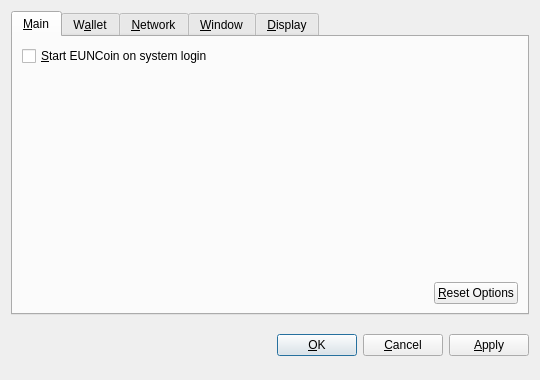
<?xml version="1.0" encoding="UTF-8"?>
<ui version="4.0">
 <class>OptionsDialog</class>
 <widget class="QDialog" name="OptionsDialog">
  <property name="geometry">
   <rect>
    <x>0</x>
    <y>0</y>
    <width>540</width>
    <height>380</height>
   </rect>
  </property>
  <property name="windowTitle">
   <string>Options</string>
  </property>
  <property name="modal">
   <bool>true</bool>
  </property>
  <layout class="QVBoxLayout" name="verticalLayout">
   <item>
    <widget class="QTabWidget" name="tabWidget">
     <property name="tabPosition">
      <enum>QTabWidget::North</enum>
     </property>
     <property name="currentIndex">
      <number>0</number>
     </property>
     <widget class="QWidget" name="tabMain">
      <attribute name="title">
       <string>&amp;Main</string>
      </attribute>
      <layout class="QVBoxLayout" name="verticalLayout_Main">
       <item>
        <widget class="QCheckBox" name="bitcoinAtStartup">
         <property name="toolTip">
          <string>Automatically start EUNCoin after logging in to the system.</string>
         </property>
         <property name="text">
          <string>&amp;Start EUNCoin on system login</string>
         </property>
        </widget>
       </item>
       <item>
        <spacer name="verticalSpacer_Main">
         <property name="orientation">
          <enum>Qt::Vertical</enum>
         </property>
         <property name="sizeHint" stdset="0">
          <size>
           <width>20</width>
           <height>40</height>
          </size>
         </property>
        </spacer>
       </item>
       <item>
        <layout class="QHBoxLayout" name="horizontalLayout_2_Main">
         <item>
          <spacer name="horizontalSpacer_2_Main">
           <property name="orientation">
            <enum>Qt::Horizontal</enum>
           </property>
           <property name="sizeHint" stdset="0">
            <size>
             <width>40</width>
             <height>20</height>
            </size>
           </property>
          </spacer>
         </item>
         <item>
          <widget class="QPushButton" name="resetButton">
           <property name="toolTip">
            <string>Reset all client options to default.</string>
           </property>
           <property name="text">
            <string>&amp;Reset Options</string>
           </property>
           <property name="autoDefault">
            <bool>false</bool>
           </property>
          </widget>
         </item>
        </layout>
       </item>
      </layout>
     </widget>
     <widget class="QWidget" name="tabWallet">
      <attribute name="title">
       <string>W&amp;allet</string>
      </attribute>
      <layout class="QVBoxLayout" name="verticalLayout_Network">
       <item>
        <widget class="QLabel" name="transactionFeeInfoLabel">
         <property name="text">
          <string>Optional transaction fee per kB that helps make sure your transactions are processed quickly. Most transactions are 1 kB.</string>
         </property>
         <property name="textFormat">
          <enum>Qt::PlainText</enum>
         </property>
         <property name="wordWrap">
          <bool>true</bool>
         </property>
        </widget>
       </item>
       <item>
        <layout class="QHBoxLayout" name="horizontalLayout_1_Main">
         <item>
          <widget class="QLabel" name="transactionFeeLabel">
           <property name="text">
            <string>Pay transaction &amp;fee</string>
           </property>
           <property name="textFormat">
            <enum>Qt::PlainText</enum>
           </property>
           <property name="buddy">
            <cstring>transactionFee</cstring>
           </property>
          </widget>
         </item>
         <item>
          <widget class="BitcoinAmountField" name="transactionFee"/>
         </item>
         <item>
          <spacer name="horizontalSpacer_1_Main">
           <property name="orientation">
            <enum>Qt::Horizontal</enum>
           </property>
           <property name="sizeHint" stdset="0">
            <size>
             <width>40</width>
             <height>20</height>
            </size>
           </property>
          </spacer>
         </item>
        </layout>
       </item>
       <item>
        <widget class="QLabel" name="label">
         <property name="text">
          <string>If you disable the spending of unconfirmed change, the change from a transaction cannot be used until that transaction has at least one confirmation. This also affects how your balance is computed.</string>
         </property>
         <property name="wordWrap">
          <bool>true</bool>
         </property>
        </widget>
       </item>
       <item>
        <widget class="QCheckBox" name="spendZeroConfChange">
         <property name="text">
          <string>Spend unconfirmed change  (experts only)</string>
         </property>
        </widget>
       </item>
       <item>
        <spacer name="verticalSpacer">
         <property name="orientation">
          <enum>Qt::Vertical</enum>
         </property>
         <property name="sizeHint" stdset="0">
          <size>
           <width>20</width>
           <height>40</height>
          </size>
         </property>
        </spacer>
       </item>
      </layout>
     </widget>
     <widget class="QWidget" name="tabNetwork">
      <attribute name="title">
       <string>&amp;Network</string>
      </attribute>
      <layout class="QVBoxLayout" name="verticalLayout_Network">
       <item>
        <widget class="QCheckBox" name="mapPortUpnp">
         <property name="toolTip">
          <string>Automatically open the EUNCoin client port on the router. This only works when your router supports UPnP and it is enabled.</string>
         </property>
         <property name="text">
          <string>Map port using &amp;UPnP</string>
         </property>
        </widget>
       </item>
       <item>
        <widget class="QCheckBox" name="connectSocks">
         <property name="toolTip">
          <string>Connect to the EUNCoin network through a SOCKS proxy (e.g. when connecting through Tor).</string>
         </property>
         <property name="text">
          <string>&amp;Connect through SOCKS proxy:</string>
         </property>
        </widget>
       </item>
       <item>
        <layout class="QHBoxLayout" name="horizontalLayout_Network">
         <item>
          <widget class="QLabel" name="proxyIpLabel">
           <property name="text">
            <string>Proxy &amp;IP:</string>
           </property>
           <property name="textFormat">
            <enum>Qt::PlainText</enum>
           </property>
           <property name="buddy">
            <cstring>proxyIp</cstring>
           </property>
          </widget>
         </item>
         <item>
          <widget class="QValidatedLineEdit" name="proxyIp">
           <property name="maximumSize">
            <size>
             <width>140</width>
             <height>16777215</height>
            </size>
           </property>
           <property name="toolTip">
            <string>IP address of the proxy (e.g. 127.0.0.1)</string>
           </property>
          </widget>
         </item>
         <item>
          <widget class="QLabel" name="proxyPortLabel">
           <property name="text">
            <string>&amp;Port:</string>
           </property>
           <property name="textFormat">
            <enum>Qt::PlainText</enum>
           </property>
           <property name="buddy">
            <cstring>proxyPort</cstring>
           </property>
          </widget>
         </item>
         <item>
          <widget class="QLineEdit" name="proxyPort">
           <property name="maximumSize">
            <size>
             <width>55</width>
             <height>16777215</height>
            </size>
           </property>
           <property name="toolTip">
            <string>Port of the proxy (e.g. 13050)</string>
           </property>
          </widget>
         </item>
         <item>
          <widget class="QLabel" name="socksVersionLabel">
           <property name="text">
            <string>SOCKS &amp;Version:</string>
           </property>
           <property name="textFormat">
            <enum>Qt::PlainText</enum>
           </property>
           <property name="buddy">
            <cstring>socksVersion</cstring>
           </property>
          </widget>
         </item>
         <item>
          <widget class="QValueComboBox" name="socksVersion">
           <property name="toolTip">
            <string>SOCKS version of the proxy (e.g. 5)</string>
           </property>
          </widget>
         </item>
         <item>
          <spacer name="horizontalSpacer_Network">
           <property name="orientation">
            <enum>Qt::Horizontal</enum>
           </property>
           <property name="sizeHint" stdset="0">
            <size>
             <width>40</width>
             <height>20</height>
            </size>
           </property>
          </spacer>
         </item>
        </layout>
       </item>
       <item>
        <spacer name="verticalSpacer_Network">
         <property name="orientation">
          <enum>Qt::Vertical</enum>
         </property>
         <property name="sizeHint" stdset="0">
          <size>
           <width>20</width>
           <height>40</height>
          </size>
         </property>
        </spacer>
       </item>
      </layout>
     </widget>
     <widget class="QWidget" name="tabWindow">
      <attribute name="title">
       <string>&amp;Window</string>
      </attribute>
      <layout class="QVBoxLayout" name="verticalLayout_Window">
       <item>
        <widget class="QCheckBox" name="minimizeToTray">
         <property name="toolTip">
          <string>Show only a tray icon after minimizing the window.</string>
         </property>
         <property name="text">
          <string>&amp;Minimize to the tray instead of the taskbar</string>
         </property>
        </widget>
       </item>
       <item>
        <widget class="QCheckBox" name="minimizeOnClose">
         <property name="toolTip">
          <string>Minimize instead of exit the application when the window is closed. When this option is enabled, the application will be closed only after selecting Quit in the menu.</string>
         </property>
         <property name="text">
          <string>M&amp;inimize on close</string>
         </property>
        </widget>
       </item>
       <item>
        <spacer name="verticalSpacer_Window">
         <property name="orientation">
          <enum>Qt::Vertical</enum>
         </property>
         <property name="sizeHint" stdset="0">
          <size>
           <width>20</width>
           <height>40</height>
          </size>
         </property>
        </spacer>
       </item>
      </layout>
     </widget>
     <widget class="QWidget" name="tabDisplay">
      <attribute name="title">
       <string>&amp;Display</string>
      </attribute>
      <layout class="QVBoxLayout" name="verticalLayout_Display">
       <item>
        <layout class="QHBoxLayout" name="horizontalLayout_1_Display">
         <item>
          <widget class="QLabel" name="langLabel">
           <property name="text">
            <string>User Interface &amp;language:</string>
           </property>
           <property name="textFormat">
            <enum>Qt::PlainText</enum>
           </property>
           <property name="buddy">
            <cstring>lang</cstring>
           </property>
          </widget>
         </item>
         <item>
          <widget class="QValueComboBox" name="lang">
           <property name="toolTip">
            <string>The user interface language can be set here. This setting will take effect after restarting EUNCoin.</string>
           </property>
          </widget>
         </item>
        </layout>
       </item>
       <item>
        <layout class="QHBoxLayout" name="horizontalLayout_2_Display">
         <item>
          <widget class="QLabel" name="unitLabel">
           <property name="text">
            <string>&amp;Unit to show amounts in:</string>
           </property>
           <property name="textFormat">
            <enum>Qt::PlainText</enum>
           </property>
           <property name="buddy">
            <cstring>unit</cstring>
           </property>
          </widget>
         </item>
         <item>
          <widget class="QValueComboBox" name="unit">
           <property name="toolTip">
            <string>Choose the default subdivision unit to show in the interface and when sending coins.</string>
           </property>
          </widget>
         </item>
        </layout>
       </item>
       <item>
        <widget class="QCheckBox" name="displayAddresses">
         <property name="toolTip">
          <string>Whether to show EUNCoin addresses in the transaction list or not.</string>
         </property>
         <property name="text">
          <string>&amp;Display addresses in transaction list</string>
         </property>
        </widget>
       </item>
       <item>
        <widget class="QCheckBox" name="coinControlFeatures">
         <property name="toolTip">
          <string>Whether to show coin control features or not.</string>
         </property>
         <property name="text">
          <string>Display coin &amp;control features (experts only!)</string>
         </property>
        </widget>
       </item>
       <item>
        <spacer name="verticalSpacer_Display">
         <property name="orientation">
          <enum>Qt::Vertical</enum>
         </property>
         <property name="sizeHint" stdset="0">
          <size>
           <width>20</width>
           <height>40</height>
          </size>
         </property>
        </spacer>
       </item>
      </layout>
     </widget>
    </widget>
   </item>
   <item>
    <layout class="QHBoxLayout" name="horizontalLayout_Buttons">
     <item>
      <spacer name="horizontalSpacer_1">
       <property name="orientation">
        <enum>Qt::Horizontal</enum>
       </property>
       <property name="sizeHint" stdset="0">
        <size>
         <width>40</width>
         <height>48</height>
        </size>
       </property>
      </spacer>
     </item>
     <item>
      <widget class="QLabel" name="statusLabel">
       <property name="font">
        <font>
         <weight>75</weight>
         <bold>true</bold>
        </font>
       </property>
       <property name="text">
        <string/>
       </property>
       <property name="textFormat">
        <enum>Qt::PlainText</enum>
       </property>
       <property name="wordWrap">
        <bool>true</bool>
       </property>
      </widget>
     </item>
     <item>
      <spacer name="horizontalSpacer_2">
       <property name="orientation">
        <enum>Qt::Horizontal</enum>
       </property>
       <property name="sizeHint" stdset="0">
        <size>
         <width>40</width>
         <height>48</height>
        </size>
       </property>
      </spacer>
     </item>
     <item>
      <widget class="QPushButton" name="okButton">
       <property name="text">
        <string>&amp;OK</string>
       </property>
      </widget>
     </item>
     <item>
      <widget class="QPushButton" name="cancelButton">
       <property name="text">
        <string>&amp;Cancel</string>
       </property>
       <property name="autoDefault">
        <bool>false</bool>
       </property>
      </widget>
     </item>
     <item>
      <widget class="QPushButton" name="applyButton">
       <property name="text">
        <string>&amp;Apply</string>
       </property>
       <property name="autoDefault">
        <bool>false</bool>
       </property>
      </widget>
     </item>
    </layout>
   </item>
  </layout>
 </widget>
 <customwidgets>
  <customwidget>
   <class>BitcoinAmountField</class>
   <extends>QSpinBox</extends>
   <header>bitcoinamountfield.h</header>
  </customwidget>
  <customwidget>
   <class>QValueComboBox</class>
   <extends>QComboBox</extends>
   <header>qvaluecombobox.h</header>
  </customwidget>
  <customwidget>
   <class>QValidatedLineEdit</class>
   <extends>QLineEdit</extends>
   <header>qvalidatedlineedit.h</header>
  </customwidget>
 </customwidgets>
 <resources/>
 <connections/>
</ui>
